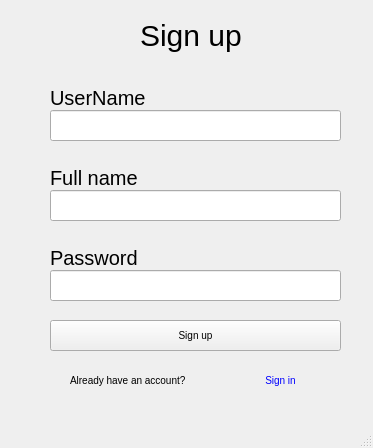
<?xml version="1.0" encoding="UTF-8"?>
<ui version="4.0">
 <class>MainWindow</class>
 <widget class="QMainWindow" name="MainWindow">
  <property name="geometry">
   <rect>
    <x>0</x>
    <y>0</y>
    <width>373</width>
    <height>448</height>
   </rect>
  </property>
  <property name="windowTitle">
   <string>MainWindow</string>
  </property>
  <widget class="QWidget" name="centralwidget">
   <widget class="QPushButton" name="go">
    <property name="geometry">
     <rect>
      <x>50</x>
      <y>320</y>
      <width>291</width>
      <height>31</height>
     </rect>
    </property>
    <property name="styleSheet">
     <string notr="true">font-size:10px;</string>
    </property>
    <property name="text">
     <string>Sign up</string>
    </property>
   </widget>
   <widget class="QLabel" name="label">
    <property name="geometry">
     <rect>
      <x>140</x>
      <y>10</y>
      <width>111</width>
      <height>51</height>
     </rect>
    </property>
    <property name="styleSheet">
     <string notr="true">font-size:30px;
text-align:center;

</string>
    </property>
    <property name="text">
     <string>Sign up</string>
    </property>
   </widget>
   <widget class="QLineEdit" name="username">
    <property name="geometry">
     <rect>
      <x>50</x>
      <y>110</y>
      <width>291</width>
      <height>31</height>
     </rect>
    </property>
   </widget>
   <widget class="QLabel" name="label_2">
    <property name="geometry">
     <rect>
      <x>50</x>
      <y>90</y>
      <width>101</width>
      <height>16</height>
     </rect>
    </property>
    <property name="styleSheet">
     <string notr="true">font-size:20px;</string>
    </property>
    <property name="text">
     <string>UserName</string>
    </property>
   </widget>
   <widget class="QLineEdit" name="password">
    <property name="geometry">
     <rect>
      <x>50</x>
      <y>270</y>
      <width>291</width>
      <height>31</height>
     </rect>
    </property>
   </widget>
   <widget class="QLabel" name="label_4">
    <property name="geometry">
     <rect>
      <x>50</x>
      <y>250</y>
      <width>101</width>
      <height>16</height>
     </rect>
    </property>
    <property name="styleSheet">
     <string notr="true">font-size:20px;</string>
    </property>
    <property name="text">
     <string>Password</string>
    </property>
   </widget>
   <widget class="QLabel" name="label_5">
    <property name="geometry">
     <rect>
      <x>70</x>
      <y>370</y>
      <width>131</width>
      <height>21</height>
     </rect>
    </property>
    <property name="styleSheet">
     <string notr="true">font-size:10px;</string>
    </property>
    <property name="text">
     <string>Already have an account?</string>
    </property>
   </widget>
   <widget class="QLabel" name="label_6">
    <property name="geometry">
     <rect>
      <x>260</x>
      <y>310</y>
      <width>35</width>
      <height>10</height>
     </rect>
    </property>
    <property name="text">
     <string/>
    </property>
   </widget>
   <widget class="QPushButton" name="signin2">
    <property name="geometry">
     <rect>
      <x>220</x>
      <y>370</y>
      <width>121</width>
      <height>21</height>
     </rect>
    </property>
    <property name="styleSheet">
     <string notr="true">border-radius:5px;
font-size:10px;
color:blue;</string>
    </property>
    <property name="text">
     <string>Sign in</string>
    </property>
   </widget>
   <widget class="QLabel" name="label_7">
    <property name="geometry">
     <rect>
      <x>50</x>
      <y>170</y>
      <width>101</width>
      <height>16</height>
     </rect>
    </property>
    <property name="styleSheet">
     <string notr="true">font-size:20px;</string>
    </property>
    <property name="text">
     <string>Full name</string>
    </property>
   </widget>
   <widget class="QLineEdit" name="name">
    <property name="geometry">
     <rect>
      <x>50</x>
      <y>190</y>
      <width>291</width>
      <height>31</height>
     </rect>
    </property>
   </widget>
  </widget>
  <widget class="QMenuBar" name="menubar">
   <property name="geometry">
    <rect>
     <x>0</x>
     <y>0</y>
     <width>373</width>
     <height>18</height>
    </rect>
   </property>
  </widget>
  <widget class="QStatusBar" name="statusbar"/>
 </widget>
 <resources/>
 <connections/>
</ui>
